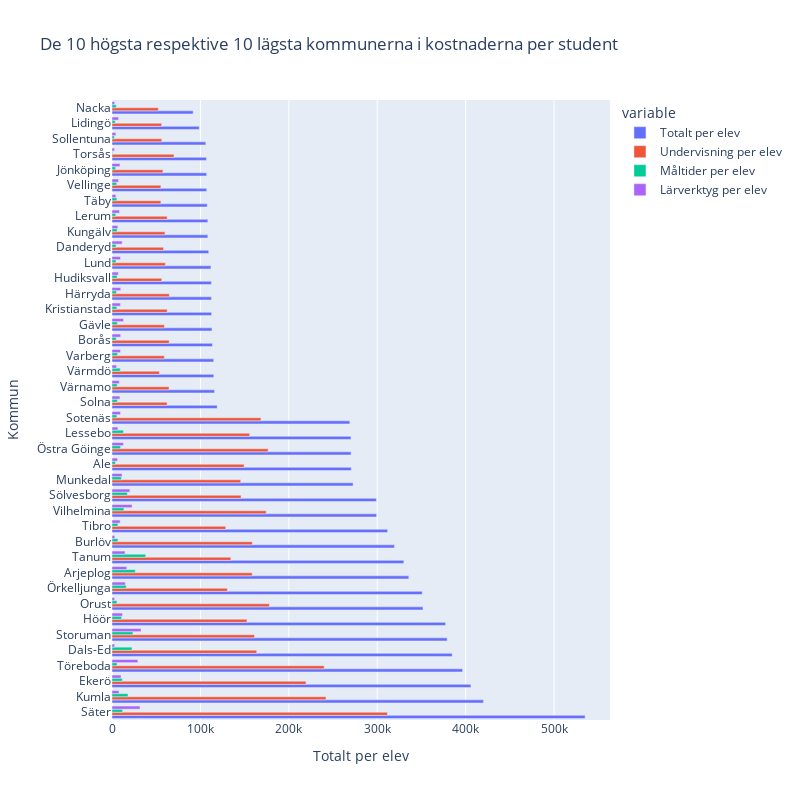

Notebook cell for this chart:
### Markdown cell above
### KPI 1 Kostnader i kommunala skolor i förhållande till antalet elever

Skolor har olika kostnader per elev. Förväntningen var att kommuner som lägger mycket per elev

### Code cell
def polish_df(df_mydata, col):
    df_mydata=df_mydata[df_mydata[col]!='.']
    df_mydata=df_mydata[False == df_mydata[col].isnull()]
    return df_mydata

def read_data(mysheetname):
    df_tmp=pd.read_excel("./Data/Gymnasieskola - Kostnader per kommun 2022 Kommun.xlsx", sheet_name=mysheetname, skiprows=7)

    return df_tmp

df_kostnader=read_data("Sheet1")
cost_numerics=['Genomsnittligt elevantal','Totalt','Undervisning','Totalt per elev','Undervisning per elev','Lokaler per elev','Måltider per elev','Lärverktyg per elev','Elevhälsa per elev','Övrigt per elev']
interesting_cols=['Genomsnittligt elevantal','Totalt per elev','Undervisning per elev', 'Måltider per elev','Lärverktyg per elev','Elevhälsa per elev','Övrigt per elev']
for item in interesting_cols:
    df_kostnader=polish_df(df_kostnader,item)


df_kostnader[cost_numerics]=df_kostnader[cost_numerics].astype(int)


df_kostnader=df_kostnader[df_kostnader['Genomsnittligt elevantal']>10]
df_kostnader=df_kostnader[df_kostnader['Måltider per elev']>0]

df_kostnader=df_kostnader[False == df_kostnader['Läns-kod'].isnull()]

df_kostnader=df_kostnader.sort_values('Totalt per elev')

df_low10=df_kostnader[-20:]
df_top10=df_kostnader[:20]
selectedlist=list(df_top10['Kommun'])+list(df_low10['Kommun'])
df_selected=df_kostnader[df_kostnader['Kommun'].isin(selectedlist)]

fig6 = px.bar(df_selected, y='Kommun', x=['Totalt per elev','Undervisning per elev','Måltider per elev','Lärverktyg per elev'], 
               title="De 10 högsta respektive 10 lägsta kommunerna i kostnaderna per student",
                barmode='group',
              labels={'Kommun': 'Kommun', 'value':'Totalt per elev'},
              #color = color,
              hover_data={'Kommun': True, 'value': ':5.0f'},
              category_orders={'Kommun':selectedlist},
              width=800, height=800)
#fig.update_layout()
fig6.show()

### Figure 1 — Plotly figure (JSON) as saved in the notebook; plotly's stock layout.template omitted (floating-point values rounded to 4 significant figures)
{"data": [{"alignmentgroup": "True", "hovertemplate": "variable=Totalt per elev<br>Totalt per elev=%{x:5.0f}<br>Kommun=%{y}<extra></extra>", "legendgroup": "Totalt per elev", "marker": {"color": "#636efa", "pattern": {"shape": ""}}, "name": "Totalt per elev", "offsetgroup": "Totalt per elev", "orientation": "h", "showlegend": true, "textposition": "auto", "type": "bar", "x": [91800, 98700, 106100, 106800, 107100, 107100, 107700, 108400, 108400, 109400, 111900, 112400, 112500, 112700, 113100, 113600, 115000, 115100, 116000, 119000, 269000, 270300, 270400, 270600, 272700, 299000, 299300, 311700, 319500, 330100, 335700, 350900, 351800, 377300, 379100, 384800, 396500, 405900, 420200, 535100], "xaxis": "x", "y": ["Nacka", "Lidingö", "Sollentuna", "Torsås", "Jönköping", "Vellinge", "Täby", "Lerum", "Kungälv", "Danderyd", "Lund", "Hudiksvall", "Härryda", "Kristianstad", "Gävle", "Borås", "Varberg", "Värmdö", "Värnamo", "Solna", "Sotenäs", "Lessebo", "Östra Göinge", "Ale", "Munkedal", "Sölvesborg", "Vilhelmina", "Tibro", "Burlöv", "Tanum", "Arjeplog", "Örkelljunga", "Orust", "Höör", "Storuman", "Dals-Ed", "Töreboda", "Ekerö", "Kumla", "Säter"], "yaxis": "y"}, {"alignmentgroup": "True", "hovertemplate": "variable=Undervisning per elev<br>Totalt per elev=%{x:5.0f}<br>Kommun=%{y}<extra></extra>", "legendgroup": "Undervisning per elev", "marker": {"color": "#EF553B", "pattern": {"shape": ""}}, "name": "Undervisning per elev", "offsetgroup": "Undervisning per elev", "orientation": "h", "showlegend": true, "textposition": "auto", "type": "bar", "x": [52400, 56100, 56300, 70100, 57600, 55300, 55300, 62400, 59900, 58300, 60400, 56300, 64900, 62400, 59300, 64700, 59200, 53600, 64500, 62300, 168500, 155700, 176600, 149400, 145600, 146000, 174400, 128600, 158700, 134400, 158600, 130400, 178100, 152600, 161200, 163700, 240000, 219400, 242100, 311500], "xaxis": "x", "y": ["Nacka", "Lidingö", "Sollentuna", "Torsås", "Jönköping", "Vellinge", "Täby", "Lerum", "Kungälv", "Danderyd", "Lund", "Hudiksvall", "Härryda", "Kristianstad", "Gävle", "Borås", "Varberg", "Värmdö", "Värnamo", "Solna", "Sotenäs", "Lessebo", "Östra Göinge", "Ale", "Munkedal", "Sölvesborg", "Vilhelmina", "Tibro", "Burlöv", "Tanum", "Arjeplog", "Örkelljunga", "Orust", "Höör", "Storuman", "Dals-Ed", "Töreboda", "Ekerö", "Kumla", "Säter"], "yaxis": "y"}, {"alignmentgroup": "True", "hovertemplate": "variable=Måltider per elev<br>Totalt per elev=%{x:5.0f}<br>Kommun=%{y}<extra></extra>", "legendgroup": "Måltider per elev", "marker": {"color": "#00cc96", "pattern": {"shape": ""}}, "name": "Måltider per elev", "offsetgroup": "Måltider per elev", "orientation": "h", "showlegend": true, "textposition": "auto", "type": "bar", "x": [4800, 3600, 2600, 700, 4200, 5300, 5500, 4300, 5800, 4600, 4500, 5800, 5100, 5500, 6100, 4800, 6200, 9300, 5900, 6100, 5500, 13000, 9700, 3900, 10600, 17400, 13500, 6700, 6700, 38100, 26300, 16100, 5600, 10800, 23700, 22600, 5700, 11600, 18100, 12000], "xaxis": "x", "y": ["Nacka", "Lidingö", "Sollentuna", "Torsås", "Jönköping", "Vellinge", "Täby", "Lerum", "Kungälv", "Danderyd", "Lund", "Hudiksvall", "Härryda", "Kristianstad", "Gävle", "Borås", "Varberg", "Värmdö", "Värnamo", "Solna", "Sotenäs", "Lessebo", "Östra Göinge", "Ale", "Munkedal", "Sölvesborg", "Vilhelmina", "Tibro", "Burlöv", "Tanum", "Arjeplog", "Örkelljunga", "Orust", "Höör", "Storuman", "Dals-Ed", "Töreboda", "Ekerö", "Kumla", "Säter"], "yaxis": "y"}, {"alignmentgroup": "True", "hovertemplate": "variable=Lärverktyg per elev<br>Totalt per elev=%{x:5.0f}<br>Kommun=%{y}<extra></extra>", "legendgroup": "Lärverktyg per elev", "marker": {"color": "#ab63fa", "pattern": {"shape": ""}}, "name": "Lärverktyg per elev", "offsetgroup": "Lärverktyg per elev", "orientation": "h", "showlegend": true, "textposition": "auto", "type": "bar", "x": [3000, 7400, 4400, 2700, 9000, 7400, 4400, 8500, 6600, 11500, 9600, 7100, 9900, 9600, 13000, 9800, 9600, 5200, 8200, 9000, 9600, 6700, 12900, 6300, 11300, 20200, 22700, 9200, 3200, 14800, 16700, 15100, 3000, 11900, 32800, 3000, 29300, 10200, 7800, 31700], "xaxis": "x", "y": ["Nacka", "Lidingö", "Sollentuna", "Torsås", "Jönköping", "Vellinge", "Täby", "Lerum", "Kungälv", "Danderyd", "Lund", "Hudiksvall", "Härryda", "Kristianstad", "Gävle", "Borås", "Varberg", "Värmdö", "Värnamo", "Solna", "Sotenäs", "Lessebo", "Östra Göinge", "Ale", "Munkedal", "Sölvesborg", "Vilhelmina", "Tibro", "Burlöv", "Tanum", "Arjeplog", "Örkelljunga", "Orust", "Höör", "Storuman", "Dals-Ed", "Töreboda", "Ekerö", "Kumla", "Säter"], "yaxis": "y"}], "layout": {"barmode": "group", "height": 800, "legend": {"title": {"text": "variable"}, "tracegroupgap": 0}, "title": {"text": "De 10 högsta respektive 10 lägsta kommunerna i kostnaderna per student"}, "width": 800, "xaxis": {"anchor": "y", "domain": [0, 1], "title": {"text": "Totalt per elev"}}, "yaxis": {"anchor": "x", "categoryarray": ["Säter", "Kumla", "Ekerö", "Töreboda", "Dals-Ed", "Storuman", "Höör", "Orust", "Örkelljunga", "Arjeplog", "Tanum", "Burlöv", "Tibro", "Vilhelmina", "Sölvesborg", "Munkedal", "Ale", "Östra Göinge", "Lessebo", "Sotenäs", "Solna", "Värnamo", "Värmdö", "Varberg", "Borås", "Gävle", "Kristianstad", "Härryda", "Hudiksvall", "Lund", "Danderyd", "Kungälv", "Lerum", "Täby", "Vellinge", "Jönköping", "Torsås", "Sollentuna", "Lidingö", "Nacka"], "categoryorder": "array", "domain": [0, 1], "title": {"text": "Kommun"}}}}
